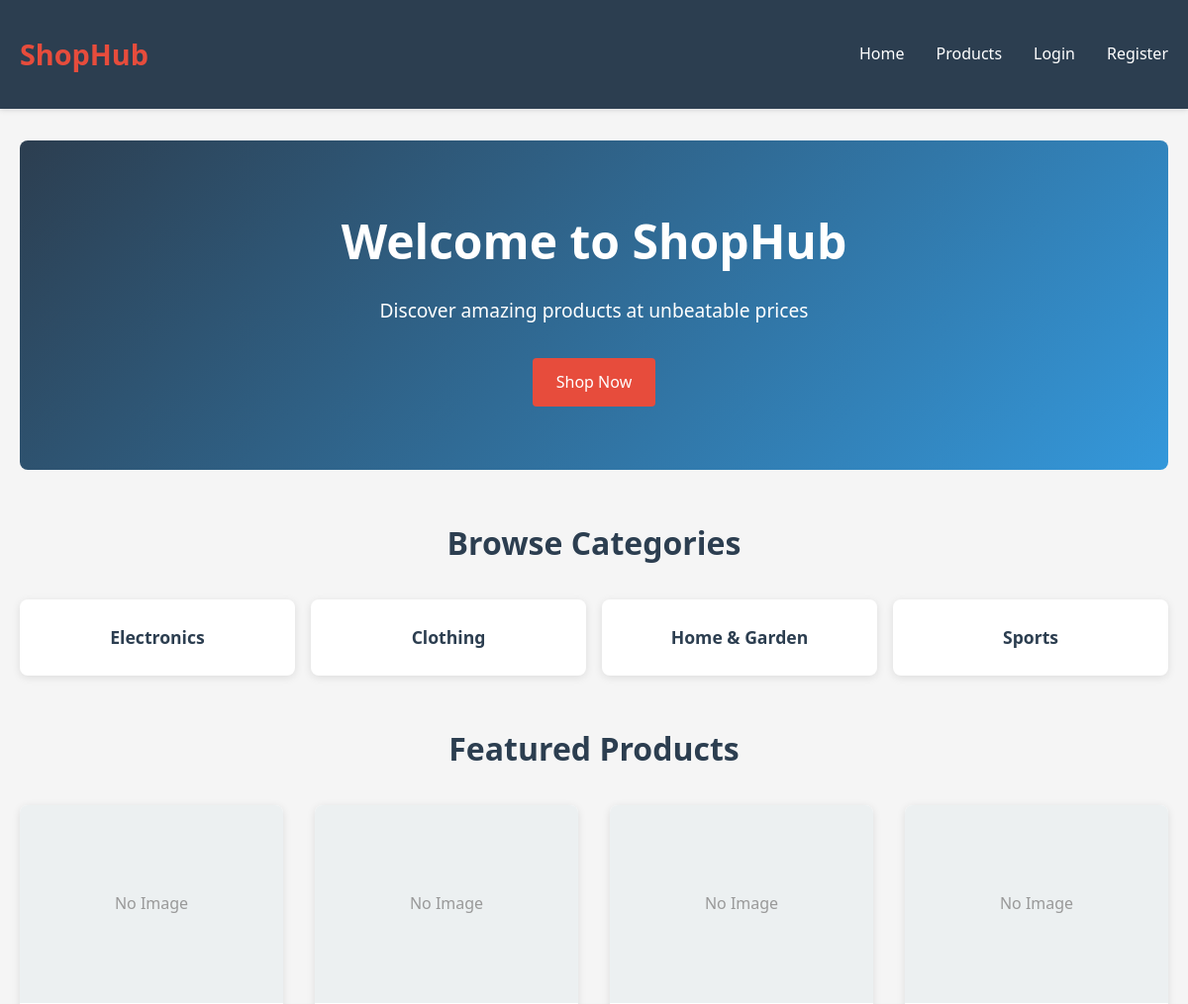
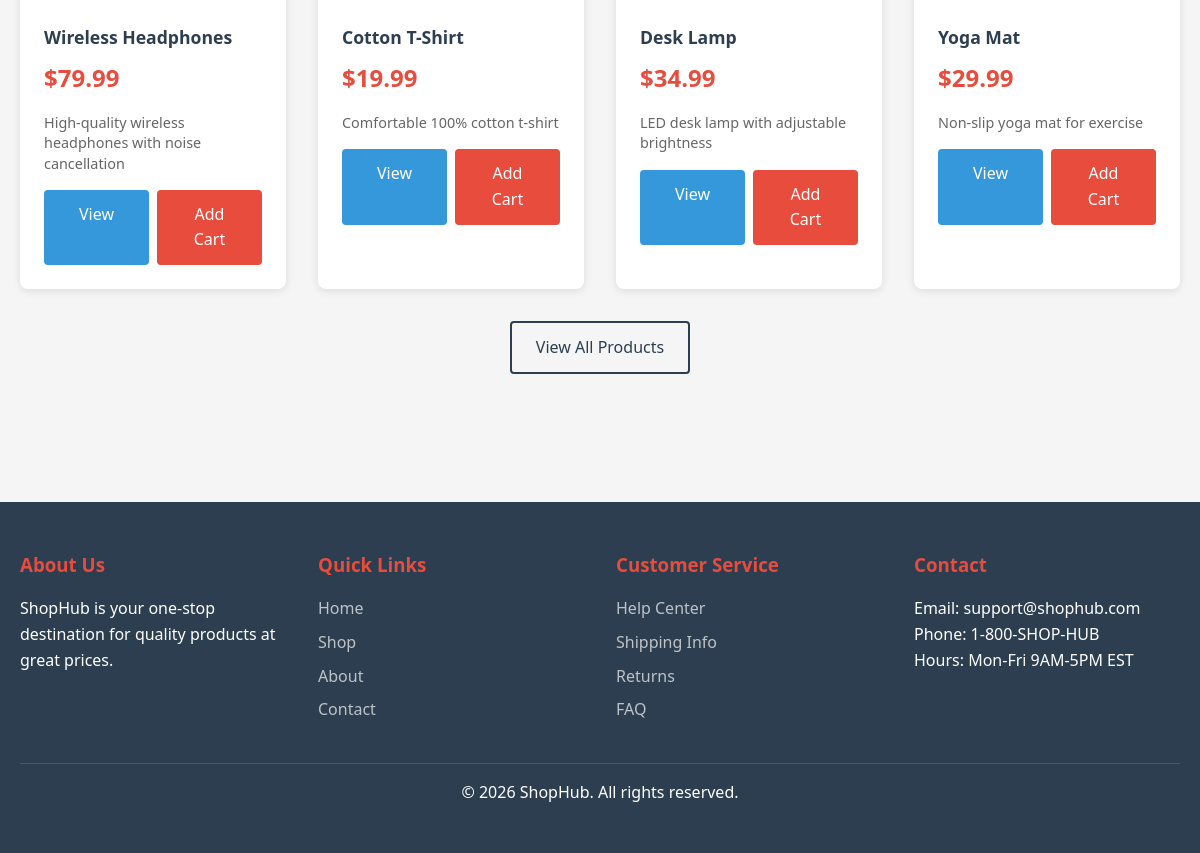
The page / on the database its author committed (2 pictures, top to bottom).
### store/models.py (models this page shows, shortened)
class Category(models.Model):
    name = models.CharField(max_length=200)
    description = models.TextField(blank=True)
    class Meta:
        verbose_name_plural = "Categories"

class Product(models.Model):
    name = models.CharField(max_length=255)
    description = models.TextField()
    price = models.DecimalField(max_digits=10, decimal_places=2)
    category = models.ForeignKey(Category, on_delete=models.CASCADE, related_name='products')
    image = models.ImageField(upload_to='products/', blank=True, null=True)
    stock = models.IntegerField(default=0)
    created_at = models.DateTimeField(auto_now_add=True)

### store/views.py (the view)
# urls.py: path('', views.home, name='home'),
def home(request):
    products = Product.objects.all()[:6]
    categories = Category.objects.all()
    return render(request, 'store/home.html', {'products': products, 'categories': categories})

### templates/store/home.html (shortened to what this page needs)
{% extends 'store/base.html' %}
{% block content %}
<div class="hero">
    <h1>Welcome to ShopHub</h1>
    <p>Discover amazing products at unbeatable prices</p>
    <a href="{% url 'product_list' %}" class="btn btn-primary">Shop Now</a>
</div>
{% if categories %}
<div class="categories">
    <h2 class="section-title">Browse Categories</h2>
    <div class="category-grid">
        {% for category in categories %}
        <a href="{% url 'product_list' %}?category={{ category.id }}" class="category-card">
            <strong>{{ category.name }}</strong>
        </a>
        {% endfor %}
    </div>
</div>
{% endif %}
{% if products %}
<div class="featured-products">
    <h2 class="section-title">Featured Products</h2>
    <div class="product-grid">
        {% for product in products %}
        <div class="product-card">
            <div class="product-image">
                {% if product.image %}
                    <img src="{{ product.image.url }}" alt="{{ product.name }}">
                {% else %}
                    <div style="width: 100%; text-align: center; padding: 2rem; color: #999;">No Image</div>
                {% endif %}
            </div>
            <div class="product-info">
                <div class="product-name">{{ product.name }}</div>
                <div class="product-price">${{ product.price }}</div>
                <p class="product-description">{{ product.description|truncatewords:10 }}</p>
                <div class="product-actions">
                    <a href="{% url 'product_detail' product.id %}" class="btn btn-secondary">View</a>
                    {% if user.is_authenticated %}
                        <form method="post" action="{% url 'add_to_cart' product.id %}" style="flex: 1;">
                            {% csrf_token %}
                            <input type="hidden" name="quantity" value="1">
                            <button type="submit" class="btn btn-primary" style="width: 100%;">Add Cart</button>
                        </form>
                    {% else %}
                        <a href="{% url 'login' %}" class="btn btn-primary" style="flex: 1; text-align: center;">Add Cart</a>
                    {% endif %}
                </div>
            </div>
        </div>
        {% endfor %}
    </div>
    <div style="text-align: center; margin-top: 2rem;">
        <a href="{% url 'product_list' %}" class="btn btn-outline">View All Products</a>
    </div>
</div>
{% endif %}
{% endblock %}

### templates/store/base.html (shortened to what this page needs)
<!DOCTYPE html>
<html lang="en">
<head>
</head>
<body>
    <header>
        <div class="container">
            <nav class="navbar">
                <a href="{% url 'home' %}" class="logo">ShopHub</a>
                <ul class="nav-menu">
                    <li><a href="{% url 'home' %}">Home</a></li>
                    <li><a href="{% url 'product_list' %}">Products</a></li>
                    {% if user.is_authenticated %}
                        <li><a href="{% url 'orders' %}">My Orders</a></li>
                        <li><a href="{% url 'cart' %}">Cart ({{ user.cart.items.count }})</a></li>
                        <li><a href="{% url 'logout' %}">Logout ({{ user.username }})</a></li>
                    {% else %}
                        <li><a href="{% url 'login' %}">Login</a></li>
                        <li><a href="{% url 'register' %}">Register</a></li>
                    {% endif %}
                </ul>
            </nav>
        </div>
    </header>
    <main>
        <div class="container">
            {% block content %}{% endblock %}
        </div>
    </main>
    <footer>
        <div class="container">
            <div class="footer-content">
                <div class="footer-section">
                    <h3>About Us</h3>
                    <p>ShopHub is your one-stop destination for quality products at great prices.</p>
                </div>
                <div class="footer-section">
                    <h3>Quick Links</h3>
                    <ul>
                        <li><a href="{% url 'home' %}">Home</a></li>
                        <li><a href="{% url 'product_list' %}">Shop</a></li>
                        <li><a href="#">About</a></li>
                        <li><a href="#">Contact</a></li>
                    </ul>
                </div>
                <div class="footer-section">
                    <h3>Customer Service</h3>
                    <ul>
                        <li><a href="#">Help Center</a></li>
                        <li><a href="#">Shipping Info</a></li>
                        <li><a href="#">Returns</a></li>
                        <li><a href="#">FAQ</a></li>
                    </ul>
                </div>
                <div class="footer-section">
                    <h3>Contact</h3>
                    <p>Email: support@shophub.com</p>
                    <p>Phone: 1-800-SHOP-HUB</p>
                    <p>Hours: Mon-Fri 9AM-5PM EST</p>
                </div>
            </div>
            <div class="footer-bottom">
                <p>&copy; 2026 ShopHub. All rights reserved.</p>
            </div>
        </div>
    </footer>
</body>
</html>

### templates/store/base.html (style rules this page uses)
* { margin: 0; padding: 0; box-sizing: border-box; }
:root { --primary-color: #2c3e50; --secondary-color: #e74c3c; --accent-color: #3498db; --light-bg: #ecf0f1; --text-color: #333; --border-color: #bdc3c7; }
body { font-family: 'Segoe UI', Tahoma, Geneva, Verdana, sans-serif; color: var(--text-color); background-color: #f5f5f5; line-height: 1.6; }
header { background-color: var(--primary-color); color: white; padding: 1rem 0; box-shadow: 0 2px 5px rgba(0,0,0,0.1); position: sticky; top: 0; z-index: 100; }
.container { max-width: 1200px; margin: 0 auto; padding: 0 20px; }
.navbar { display: flex; justify-content: space-between; align-items: center; padding: 1rem 0; }
.logo { font-size: 1.8rem; font-weight: bold; color: var(--secondary-color); text-decoration: none; }
.nav-menu { display: flex; gap: 2rem; align-items: center; list-style: none; }
.nav-menu a { color: white; text-decoration: none; transition: color 0.3s; }
main { min-height: calc(100vh - 200px); padding: 2rem 0; }
footer { background-color: var(--primary-color); color: white; padding: 3rem 0; margin-top: 3rem; }
.footer-content { display: grid; grid-template-columns: repeat(auto-fit, minmax(250px, 1fr)); gap: 2rem; margin-bottom: 2rem; }
.footer-section h3 { margin-bottom: 1rem; color: var(--secondary-color); }
.footer-section ul { list-style: none; }
.footer-section ul li { margin-bottom: 0.5rem; }
.footer-section a { color: #bdc3c7; text-decoration: none; transition: color 0.3s; }
.footer-bottom { border-top: 1px solid #555; padding-top: 1rem; text-align: center; }
.btn { padding: 0.75rem 1.5rem; border: none; border-radius: 4px; cursor: pointer; font-size: 1rem; text-decoration: none; display: inline-block; transition: all 0.3s; }
.btn-primary { background-color: var(--secondary-color); color: white; }
.btn-secondary { background-color: var(--accent-color); color: white; }
.btn-outline { border: 2px solid var(--primary-color); color: var(--primary-color); background-color: transparent; }

### templates/store/home.html (style rules this page uses)
.hero { background: linear-gradient(135deg, var(--primary-color) 0%, var(--accent-color) 100%); color: white; padding: 4rem 0; margin-bottom: 3rem; border-radius: 8px; text-align: center; }
.hero h1 { font-size: 3rem; margin-bottom: 1rem; }
.hero p { font-size: 1.2rem; margin-bottom: 2rem; }
.featured-products { margin-bottom: 3rem; }
.section-title { font-size: 2rem; margin-bottom: 2rem; color: var(--primary-color); text-align: center; }
.product-grid { display: grid; grid-template-columns: repeat(auto-fill, minmax(250px, 1fr)); gap: 2rem; margin-bottom: 2rem; }
.product-card { background: white; border-radius: 8px; overflow: hidden; box-shadow: 0 2px 8px rgba(0,0,0,0.1); transition: all 0.3s; }
.product-image { width: 100%; height: 200px; background-color: var(--light-bg); display: flex; align-items: center; justify-content: center; overflow: hidden; }
.product-info { padding: 1.5rem; }
.product-name { font-size: 1.1rem; font-weight: 600; color: var(--primary-color); margin-bottom: 0.5rem; }
.product-price { font-size: 1.5rem; color: var(--secondary-color); font-weight: bold; margin-bottom: 1rem; }
.product-description { font-size: 0.9rem; color: #666; margin-bottom: 1rem; line-height: 1.4; }
.product-actions { display: flex; gap: 0.5rem; }
.product-actions a { flex: 1; text-align: center; }
.categories { margin-bottom: 3rem; }
.category-grid { display: grid; grid-template-columns: repeat(auto-fit, minmax(150px, 1fr)); gap: 1rem; }
.category-card { background: white; padding: 1.5rem; text-align: center; border-radius: 8px; cursor: pointer; transition: all 0.3s; box-shadow: 0 2px 8px rgba(0,0,0,0.1); text-decoration: none; color: var(--primary-color); }
.category-card strong { display: block; font-size: 1.1rem; }

### rows shown on the page
Category: name "Electronics"
Category: name "Clothing"
Category: name "Home & Garden"
Category: name "Sports"
Product: image "No Image", name "Wireless Headphones", price "79.99", description "High-quality wireless headphones with noise cancellation"
Product: image "No Image", name "Cotton T-Shirt", price "19.99", description "Comfortable 100% cotton t-shirt"
Product: image "No Image", name "Desk Lamp", price "34.99", description "LED desk lamp with adjustable brightness"
Product: image "No Image", name "Yoga Mat", price "29.99", description "Non-slip yoga mat for exercise"
